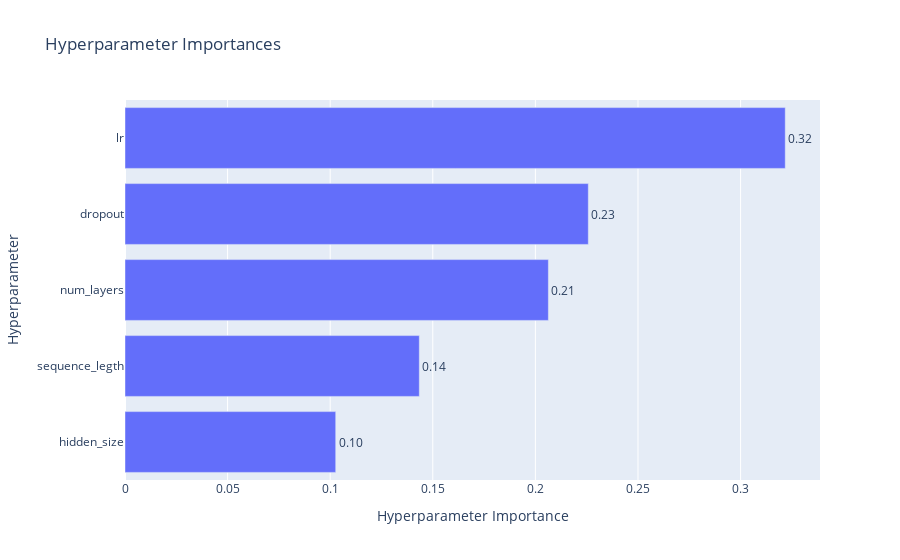

Here is the notebook cell this chart was saved with:
### Code cell
optuna.visualization.plot_param_importances(study)

### Figure 1 — Plotly figure (JSON) as saved in the notebook; plotly's stock layout.template omitted (floating-point values rounded to 4 significant figures)
{"data": [{"cliponaxis": false, "hovertemplate": ["hidden_size (IntDistribution): 0.10269135723016747<extra></extra>", "sequence_legth (IntDistribution): 0.14343035433655768<extra></extra>", "num_layers (IntDistribution): 0.206323583263045<extra></extra>", "dropout (FloatDistribution): 0.22578867730953137<extra></extra>", "lr (FloatDistribution): 0.32176602786069847<extra></extra>"], "name": "Objective Value", "orientation": "h", "text": ["0.10", "0.14", "0.21", "0.23", "0.32"], "textposition": "outside", "type": "bar", "x": [0.1027, 0.1434, 0.2063, 0.2258, 0.3218], "y": ["hidden_size", "sequence_legth", "num_layers", "dropout", "lr"]}], "layout": {"title": {"text": "Hyperparameter Importances"}, "xaxis": {"title": {"text": "Hyperparameter Importance"}}, "yaxis": {"title": {"text": "Hyperparameter"}}}}
